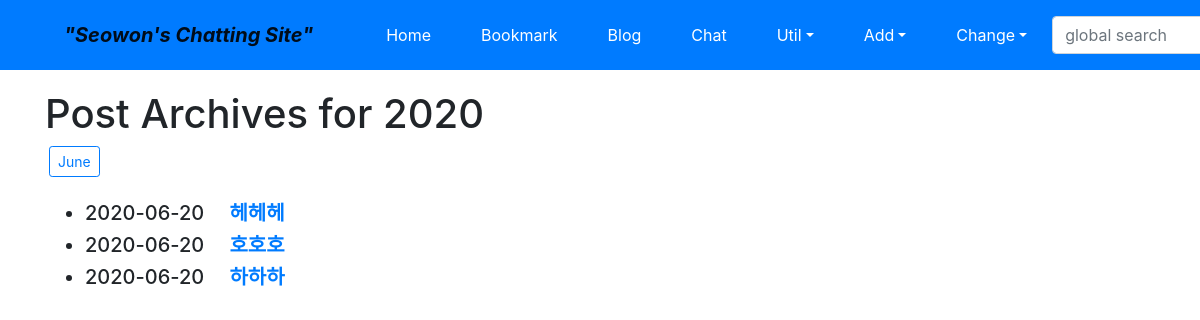
Screenshot of /blog/archive/2020/ with the database file from the repository.
### blog/models.py (models this page shows, shortened)
class Post(models.Model):
	title = models.CharField(verbose_name='TITLE', max_length=50)
	slug = models.SlugField('SLUG', unique=True, allow_unicode=True, help_text='one word for title alias.')
	description = models.CharField('DESCRIPTION', max_length=100, blank=True, help_text='simple description text.')
	content = models.TextField('CONTENT')
	create_dt = models.DateTimeField('CREATE DATE', auto_now_add=True)
	modify_dt = models.DateTimeField('MODIFY DATE', auto_now = True)
	owner = models.ForeignKey(User, on_delete=models.CASCADE, verbose_name='OWNER', blank=True, null=True)
	class Meta:
		verbose_name = 'post'
		verbose_name_plural = 'posts'
		db_table = 'blog_posts'
		ordering = ('-modify_dt',)
	def get_absolute_url(self):
		return reverse('blog:post_detail', args=(self.slug,))

### blog/views.py (the view)
# urls.py: path('archive/<int:year>/', views.PostYAV.as_view(), name = 'post_year_archive'),
class PostYAV(YearArchiveView):
	model = Post
	date_field = 'modify_dt'
	make_object_list = True
	template_name = 'blog/post_archive_year.html'

### blog/templates/blog/post_archive_year.html (shortened to what this page needs)
{% extends "base.html" %}
{% block content %}
<h1>Post Archives for {{ year|date:"Y" }}</h1>
	{% for date in date_list %}
		<a href="{% url 'blog:post_month_archive' year|date:'Y' date|date:'b' %}"
			class="btn btn-outline-primary btn-sm mx-1">
			{{ date|date:"F"}}</a>
	{% endfor %}
<br><br>
<div>
	<ul>
		{% for post in object_list %}
		<li class="h5">
			{{post.modify_dt|date:"Y-m-d"}}&emsp;
			<a href="{{ post.get_absolute_url }}"><strong>{{ post.title }}</strong></a></li>
		{% endfor %}
	</ul>
</div>
{% endblock %}

### rows the page displays
Post: modify_dt "2020-06-20", title "헤헤헤"
Post: modify_dt "2020-06-20", title "호호호"
Post: modify_dt "2020-06-20", title "하하하"

### other values shown
{{ year|date:"Y" }} "2020"
{{ date|date:"F" }} "June"
